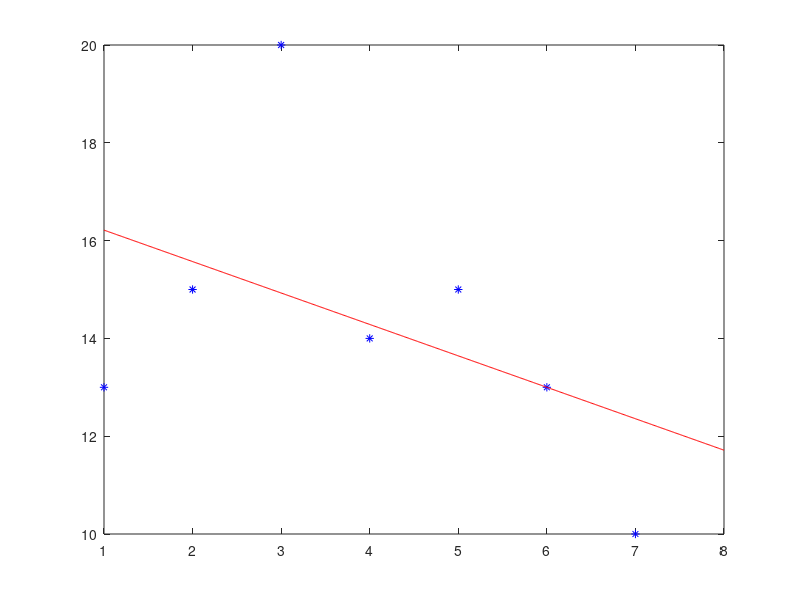

Source code (MATLAB):
% Time interval 01:00 - 07:00
x = 1:7;
f = [13, 15, 20, 14, 15, 13, 10];

% Left hand side terms matrix 
A = [sum(x.^2), sum(x); sum(x), length(x)];

% Right hand side terms matrix
B = [sum(x.*f); sum(f)];

% B = X*A. Linsolve X depending on A and B 
X = linsolve(A, B);

% Evaluate polynomial P at a given point x
% v = X(1) * 8 + X(2) 
v = polyval(X, 8);
disp(v);

% Return the coefficients of a polynomial 
p = polyfit(x, f, 1);

fprintf('phi(x)=%f x + %f\n', p);

v2 = polyval(p, 8);
disp(v2);

% Minimum value 
E_min = sum((f-polyval(p,x)).^2);
disp(E_min);

plot(x, f, 'b*');
hold on;
xp = 1:0.01:8;
plot(xp, polyval(p, xp), 'r-');
